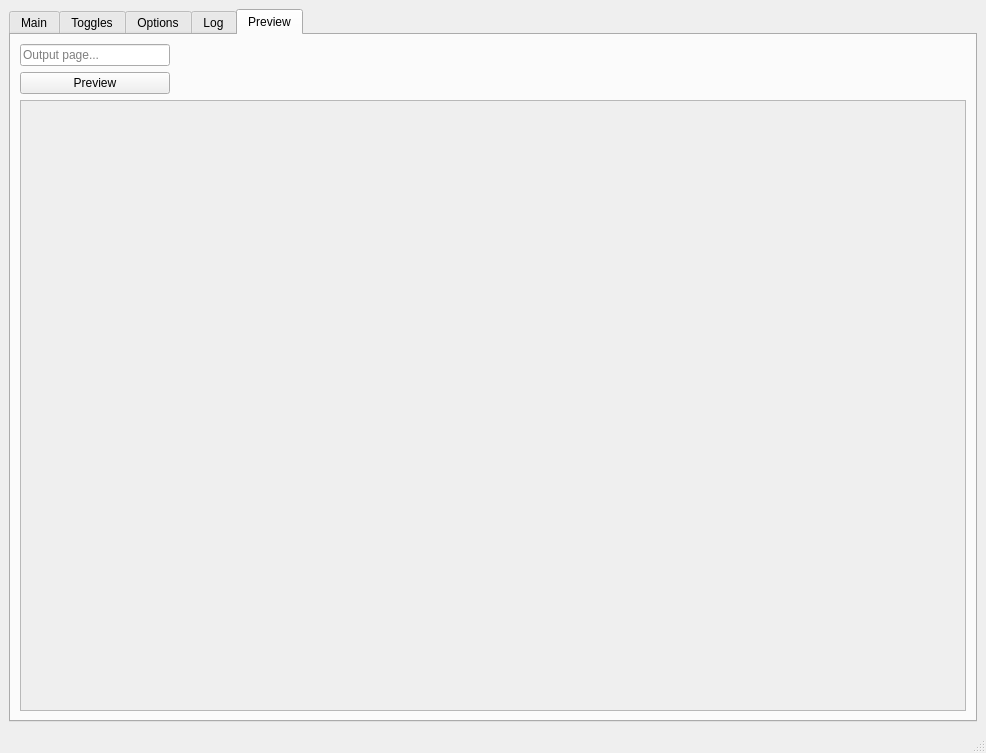
<?xml version="1.0" encoding="UTF-8"?>
<ui version="4.0">
 <class>MainWindow</class>
 <widget class="QMainWindow" name="main_window">
  <property name="geometry">
   <rect>
    <x>0</x>
    <y>0</y>
    <width>986</width>
    <height>753</height>
   </rect>
  </property>
  <property name="maximumSize">
   <size>
    <width>986</width>
    <height>753</height>
   </size>
  </property>
  <property name="windowTitle">
   <string>MainWindow</string>
  </property>
  <widget class="QWidget" name="centralwidget">
   <layout class="QVBoxLayout" name="verticalLayout">
    <item>
     <widget class="QTabWidget" name="tab_widget">
      <property name="currentIndex">
       <number>4</number>
      </property>
      <widget class="QWidget" name="tab">
       <attribute name="title">
        <string>Main</string>
       </attribute>
       <widget class="QWidget" name="basicInputWidget" native="true">
        <property name="geometry">
         <rect>
          <x>10</x>
          <y>10</y>
          <width>331</width>
          <height>151</height>
         </rect>
        </property>
        <layout class="QVBoxLayout" name="verticalLayout_3">
         <property name="leftMargin">
          <number>9</number>
         </property>
         <item>
          <layout class="QHBoxLayout" name="horizontalLayout">
           <item>
            <widget class="QLineEdit" name="inputFilePath">
             <property name="readOnly">
              <bool>true</bool>
             </property>
             <property name="placeholderText">
              <string>File path</string>
             </property>
            </widget>
           </item>
           <item>
            <widget class="QPushButton" name="choose_file_button">
             <property name="text">
              <string>Choose file</string>
             </property>
            </widget>
           </item>
          </layout>
         </item>
         <item>
          <layout class="QHBoxLayout" name="horizontalLayout_2">
           <property name="spacing">
            <number>6</number>
           </property>
           <property name="leftMargin">
            <number>0</number>
           </property>
           <item>
            <widget class="QLabel" name="deviceLabel">
             <property name="text">
              <string>Device:</string>
             </property>
            </widget>
           </item>
           <item>
            <widget class="QComboBox" name="device_combo_box"/>
           </item>
          </layout>
         </item>
         <item alignment="Qt::AlignHCenter">
          <widget class="QPushButton" name="convertFileButton">
           <property name="maximumSize">
            <size>
             <width>100</width>
             <height>16777215</height>
            </size>
           </property>
           <property name="text">
            <string>Convert</string>
           </property>
          </widget>
         </item>
        </layout>
       </widget>
      </widget>
      <widget class="QWidget" name="tab_2">
       <attribute name="title">
        <string>Toggles</string>
       </attribute>
       <widget class="QWidget" name="tooglesWidget" native="true">
        <property name="geometry">
         <rect>
          <x>10</x>
          <y>10</y>
          <width>361</width>
          <height>421</height>
         </rect>
        </property>
        <layout class="QVBoxLayout" name="verticalLayout_4">
         <item>
          <widget class="QCheckBox" name="autostraighten_check_box">
           <property name="text">
            <string>Autostraighten</string>
           </property>
          </widget>
         </item>
         <item>
          <widget class="QCheckBox" name="break_after_each_check_box">
           <property name="text">
            <string>Break pages after each source page</string>
           </property>
          </widget>
         </item>
         <item>
          <widget class="QCheckBox" name="color_output_check_box">
           <property name="text">
            <string>Color output</string>
           </property>
          </widget>
         </item>
         <item>
          <widget class="QCheckBox" name="landscape_check_box">
           <property name="text">
            <string>Rotate output to landscape</string>
           </property>
          </widget>
         </item>
         <item>
          <widget class="QCheckBox" name="native_PDF_output_check_box">
           <property name="text">
            <string>Native PDF output</string>
           </property>
          </widget>
         </item>
         <item>
          <widget class="QCheckBox" name="right_to_left_check_box">
           <property name="text">
            <string>Right to left text</string>
           </property>
          </widget>
         </item>
         <item>
          <widget class="QCheckBox" name="generate_marked_up_source_check_box">
           <property name="text">
            <string>Generate marked-up source</string>
           </property>
          </widget>
         </item>
         <item>
          <widget class="QCheckBox" name="re_flow_text_check_box">
           <property name="text">
            <string>Re-flow text</string>
           </property>
          </widget>
         </item>
         <item>
          <widget class="QCheckBox" name="erase_vertical_lines_check_box">
           <property name="text">
            <string>Erase vertical lines</string>
           </property>
          </widget>
         </item>
        </layout>
       </widget>
      </widget>
      <widget class="QWidget" name="tab_3">
       <attribute name="title">
        <string>Options</string>
       </attribute>
       <widget class="QWidget" name="parametersWidget" native="true">
        <property name="geometry">
         <rect>
          <x>10</x>
          <y>10</y>
          <width>451</width>
          <height>391</height>
         </rect>
        </property>
        <layout class="QVBoxLayout" name="verticalLayout_2">
         <item>
          <layout class="QHBoxLayout" name="horizontalLayout_3">
           <item>
            <widget class="QCheckBox" name="max_columns_check_box">
             <property name="text">
              <string>Max columns</string>
             </property>
            </widget>
           </item>
           <item>
            <widget class="QLineEdit" name="max_columns_line_edit">
             <property name="maximumSize">
              <size>
               <width>100</width>
               <height>16777215</height>
              </size>
             </property>
             <property name="text">
              <string>2</string>
             </property>
            </widget>
           </item>
          </layout>
         </item>
         <item>
          <layout class="QHBoxLayout" name="horizontalLayout_4">
           <item>
            <widget class="QCheckBox" name="resolution_factor_check_box">
             <property name="text">
              <string>Document resolution factor:</string>
             </property>
            </widget>
           </item>
           <item>
            <widget class="QLineEdit" name="resolution_factor_line_edit">
             <property name="maximumSize">
              <size>
               <width>100</width>
               <height>16777215</height>
              </size>
             </property>
             <property name="text">
              <string>1.0</string>
             </property>
            </widget>
           </item>
          </layout>
         </item>
         <item>
          <widget class="QCheckBox" name="crop_margin_check_box">
           <property name="text">
            <string>Crop margins:</string>
           </property>
          </widget>
         </item>
         <item>
          <layout class="QHBoxLayout" name="horizontalLayout_5">
           <item>
            <widget class="QLabel" name="label">
             <property name="text">
              <string>Left margin:</string>
             </property>
            </widget>
           </item>
           <item>
            <widget class="QLineEdit" name="left_margin_line_edit">
             <property name="maximumSize">
              <size>
               <width>100</width>
               <height>16777215</height>
              </size>
             </property>
             <property name="text">
              <string>0.00</string>
             </property>
            </widget>
           </item>
          </layout>
         </item>
         <item>
          <layout class="QHBoxLayout" name="horizontalLayout_6">
           <item>
            <widget class="QLabel" name="label_2">
             <property name="text">
              <string>Right margin:</string>
             </property>
            </widget>
           </item>
           <item>
            <widget class="QLineEdit" name="right_margin_line_edit">
             <property name="maximumSize">
              <size>
               <width>100</width>
               <height>16777215</height>
              </size>
             </property>
             <property name="text">
              <string>0.00</string>
             </property>
            </widget>
           </item>
          </layout>
         </item>
         <item>
          <layout class="QHBoxLayout" name="horizontalLayout_7">
           <item>
            <widget class="QLabel" name="label_3">
             <property name="text">
              <string>Top margin:</string>
             </property>
            </widget>
           </item>
           <item>
            <widget class="QLineEdit" name="top_margin_line_edit">
             <property name="maximumSize">
              <size>
               <width>100</width>
               <height>16777215</height>
              </size>
             </property>
             <property name="text">
              <string>0.00</string>
             </property>
            </widget>
           </item>
          </layout>
         </item>
         <item>
          <layout class="QHBoxLayout" name="horizontalLayout_8">
           <item>
            <widget class="QLabel" name="label_4">
             <property name="text">
              <string>Bottom margin:</string>
             </property>
            </widget>
           </item>
           <item>
            <widget class="QLineEdit" name="bottom_margin_line_edit">
             <property name="maximumSize">
              <size>
               <width>100</width>
               <height>16777215</height>
              </size>
             </property>
             <property name="text">
              <string>0.00</string>
             </property>
            </widget>
           </item>
          </layout>
         </item>
         <item>
          <layout class="QHBoxLayout" name="horizontalLayout_9">
           <item>
            <widget class="QLabel" name="label_5">
             <property name="text">
              <string>Page range:</string>
             </property>
            </widget>
           </item>
           <item>
            <widget class="QLineEdit" name="page_range_line_edit">
             <property name="maximumSize">
              <size>
               <width>100</width>
               <height>16777215</height>
              </size>
             </property>
             <property name="placeholderText">
              <string>(e.g. 1-5,6,9-)</string>
             </property>
            </widget>
           </item>
          </layout>
         </item>
        </layout>
       </widget>
      </widget>
      <widget class="QWidget" name="tab_4">
       <attribute name="title">
        <string>Log</string>
       </attribute>
       <layout class="QVBoxLayout" name="verticalLayout_5">
        <item>
         <widget class="QPlainTextEdit" name="logText">
          <property name="readOnly">
           <bool>true</bool>
          </property>
          <property name="placeholderText">
           <string>Log output...</string>
          </property>
         </widget>
        </item>
       </layout>
      </widget>
      <widget class="QWidget" name="tab_5">
       <attribute name="title">
        <string>Preview</string>
       </attribute>
       <layout class="QVBoxLayout" name="verticalLayout_8">
        <item>
         <widget class="QLineEdit" name="preview_line_edit">
          <property name="maximumSize">
           <size>
            <width>150</width>
            <height>16777215</height>
           </size>
          </property>
          <property name="placeholderText">
           <string>Output page...</string>
          </property>
         </widget>
        </item>
        <item>
         <widget class="QPushButton" name="preview_button">
          <property name="maximumSize">
           <size>
            <width>150</width>
            <height>16777215</height>
           </size>
          </property>
          <property name="text">
           <string>Preview</string>
          </property>
         </widget>
        </item>
        <item>
         <widget class="QScrollArea" name="scrollArea">
          <property name="widgetResizable">
           <bool>true</bool>
          </property>
          <widget class="QWidget" name="scrollAreaWidgetContents">
           <property name="geometry">
            <rect>
             <x>0</x>
             <y>0</y>
             <width>944</width>
             <height>578</height>
            </rect>
           </property>
           <layout class="QVBoxLayout" name="verticalLayout_6">
            <item>
             <widget class="QLabel" name="image_preview">
              <property name="text">
               <string/>
              </property>
             </widget>
            </item>
           </layout>
          </widget>
         </widget>
        </item>
       </layout>
      </widget>
     </widget>
    </item>
   </layout>
  </widget>
  <widget class="QMenuBar" name="menubar">
   <property name="geometry">
    <rect>
     <x>0</x>
     <y>0</y>
     <width>986</width>
     <height>22</height>
    </rect>
   </property>
  </widget>
  <widget class="QStatusBar" name="statusbar"/>
 </widget>
 <resources/>
 <connections/>
</ui>
